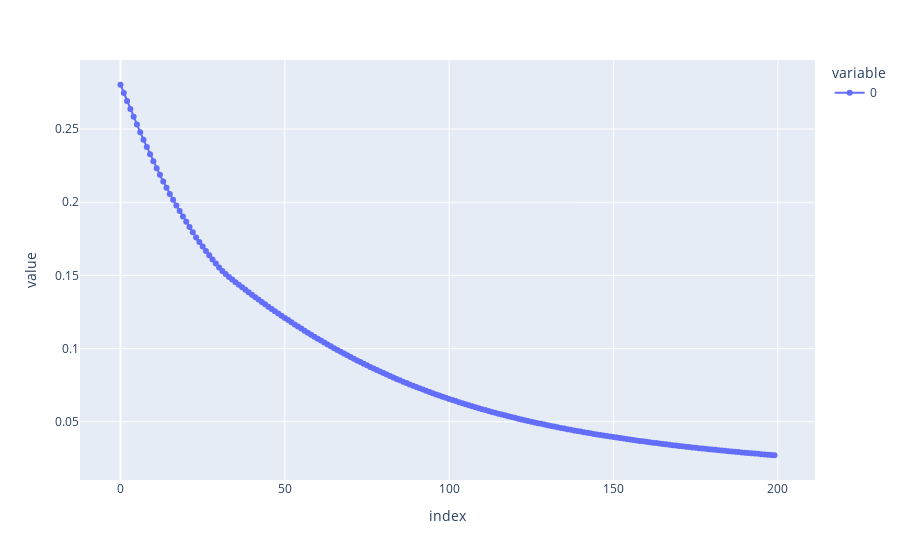

Write notebook code for a chart like this one.
### Code cell
# print("Explaining instance: ")
# print(X_test[0])
# pred, cls, rls, builder = DSC.predict_explain(X_test[0])
# print(builder)
# print(rls)

### Figure 1 — Plotly figure (JSON) as saved in the notebook; plotly's stock layout.template omitted (floating-point values rounded to 4 significant figures; data arrays with more than 128 entries replaced by an {"elided": "..."} marker saying what was removed)
{"data": [{"hovertemplate": "variable=0<br>index=%{x}<br>value=%{y}<extra></extra>", "legendgroup": "0", "line": {"color": "#636efa", "dash": "solid"}, "marker": {"symbol": "circle"}, "mode": "lines+markers", "name": "0", "orientation": "v", "showlegend": true, "type": "scatter", "x": {"elided": "200 int values"}, "xaxis": "x", "y": {"elided": "200 float values"}, "yaxis": "y"}], "layout": {"legend": {"title": {"text": "variable"}, "tracegroupgap": 0}, "margin": {"t": 60}, "xaxis": {"anchor": "y", "domain": [0, 1], "title": {"text": "index"}}, "yaxis": {"anchor": "x", "domain": [0, 1], "title": {"text": "value"}}}}
